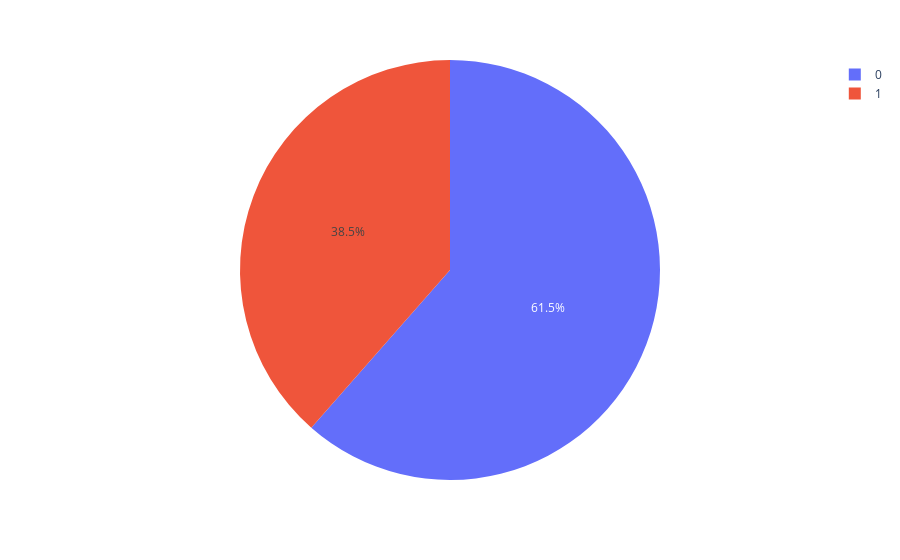

The code cell stored with this chart in its notebook:
### Code cell
px.pie(df_age_max_16_min_50, values='Counts', names='Survived')

### Figure 1 — Plotly figure (JSON) as saved in the notebook; plotly's stock layout.template omitted (floating-point values rounded to 4 significant figures)
{"data": [{"domain": {"x": [0, 1], "y": [0, 1]}, "hovertemplate": "Survived=%{label}<br>Counts=%{value}<extra></extra>", "labels": [0, 1], "legendgroup": "", "name": "", "showlegend": true, "type": "pie", "values": [332, 208]}], "layout": {"legend": {"tracegroupgap": 0}, "margin": {"t": 60}}}
